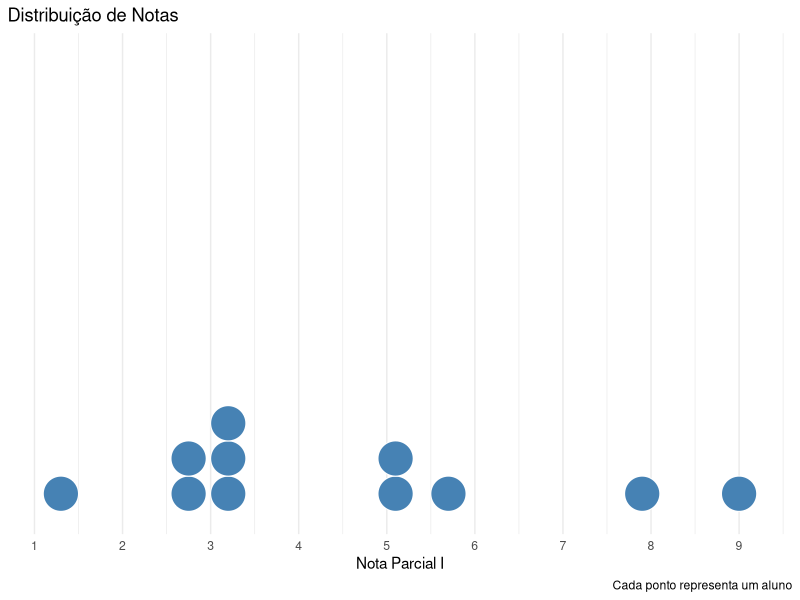

Reproduce this figure in R.
## ---- chunk 1
library(ggplot2)
library(dplyr)

# Dados
dados <- data.frame(notas = c(9, 7.9, 5, 5.7, 5.2, 3.3, 3.1, 3.3, 2.9, 2.6, 1.3)) %>%
  mutate(ramo = floor(notas),
         folha = round((notas - ramo) * 10)) %>%
  arrange(ramo, folha) %>%
  group_by(ramo) %>%
  mutate(x_pos = row_number())

require(ggplot2)
ggplot(dados, aes(x = notas)) +
  geom_dotplot(binwidth = 0.4, fill = "steelblue", color = "white") +
  scale_y_continuous(NULL, breaks = NULL) +
  scale_x_continuous(breaks = seq(0, 10, 1)) +
  labs(title = "Distribuição de Notas",
       x = "Nota Parcial I",
       caption = "Cada ponto representa um aluno") +
  theme_minimal()
